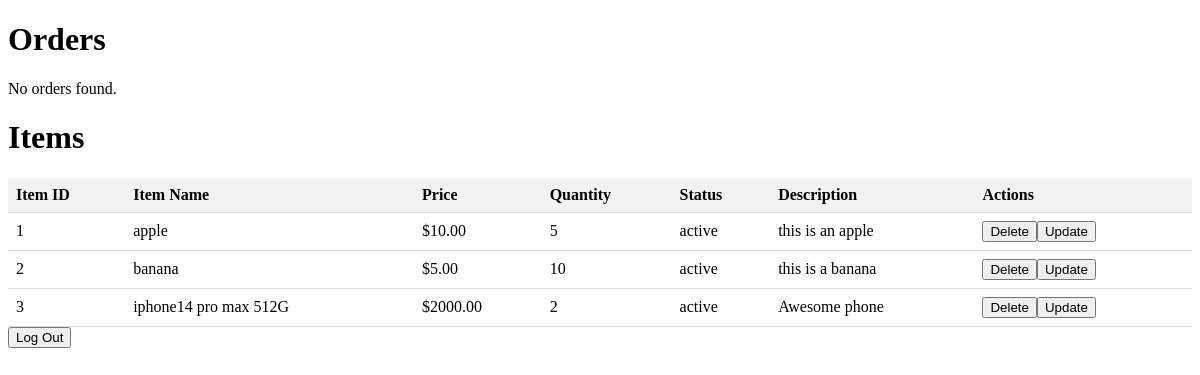
Before: /code/php/admin.php with the older database file.
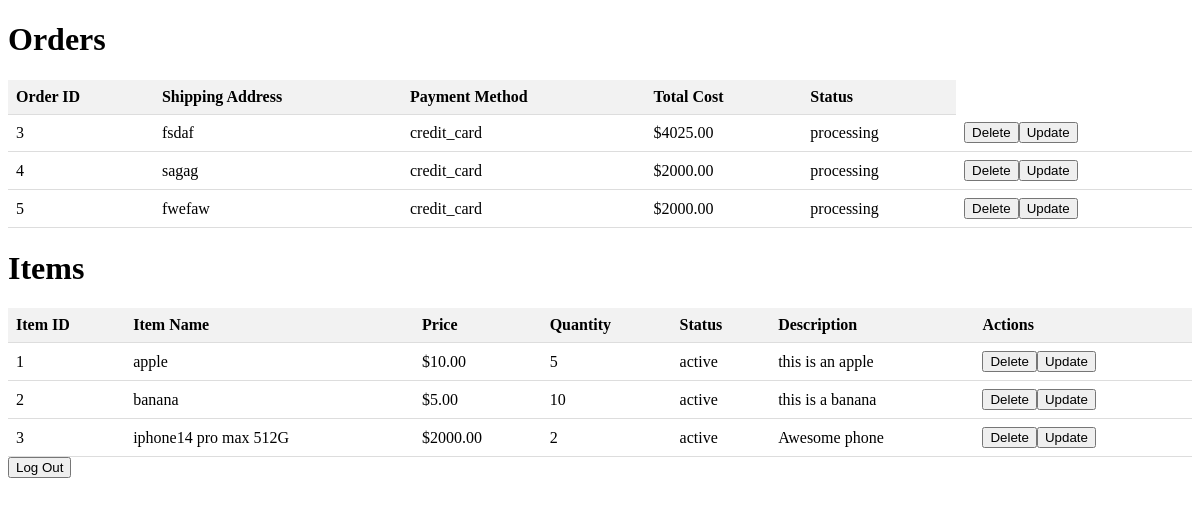
After: the same page with the newer database file.
### tables this page shows
CREATE TABLE `items` (
  `item_id` int(11) NOT NULL,
  `item_name` varchar(255) NOT NULL,
  `user_id` int(11) NOT NULL,
  `price` decimal(10,2) NOT NULL,
  `status` enum('active','inactive') NOT NULL,
  `quantity` int(11) NOT NULL,
  `description` text DEFAULT NULL,
  `item_image` longblob DEFAULT NULL,
  `created_at` timestamp NOT NULL DEFAULT current_timestamp(),
  `updated_at` timestamp NOT NULL DEFAULT current_timestamp() ON UPDATE current_timestamp()
);

CREATE TABLE `orders` (
  `order_id` int(11) NOT NULL,
  `user_id` int(11) NOT NULL,
  `status` enum('pending','processing','shipped','delivered','canceled') NOT NULL DEFAULT 'pending',
  `total_cost` decimal(10,2) NOT NULL,
  `created_at` timestamp NOT NULL DEFAULT current_timestamp(),
  `updated_at` timestamp NOT NULL DEFAULT current_timestamp() ON UPDATE current_timestamp(),
  `shipping_address` varchar(255) DEFAULT NULL,
  `payment_method` enum('credit_card','paypal','giftcard') DEFAULT NULL
);

### code/php/admin.php (the view, shortened to what this page needs)
<!DOCTYPE html>
<html lang="en">
<head>
</head>
<body>
    <h1>Orders</h1>
    <?php
        $servername = "localhost";
        $username = "root";
        $password = "";
        $dbname = "310";
        $conn = new mysqli($servername, $username, $password, $dbname);
        $sql = "SELECT order_id, shipping_address, payment_method, total_cost, status FROM orders";
        $result = $conn->query($sql);
        if ($result->num_rows > 0) {
            echo "<table>";
            echo "<tr><th>Order ID</th><th>Shipping Address</th><th>Payment Method</th><th>Total Cost</th><th>Status</th></tr>";
            while($row = $result->fetch_assoc()) {
                echo "<tr><td>" . $row["order_id"] . "</td><td>" . $row["shipping_address"] . "</td><td>" . $row["payment_method"] . "</td><td>$" . $row["total_cost"] . "</td><td>".$row['status']."</td>";
                echo "<td>";
                echo "<form action='deleteorder.php' method='post' style='display:inline;'>";
                echo "<input type='submit' value='Delete'>";
                echo "</form>";
                echo "<form action='updateorder.php' method='post' style='display:inline;'>";
                echo "<input type='submit' value='Update'>";
                echo "</form>";
                echo "</td></tr>";
            }
            echo "</table>";
        } else {
            echo "No orders found.";
        }?>
<h1>Items</h1>
        <?php
        $sql = "SELECT item_id, item_name, price, quantity,status, description FROM items";
    $result = $conn->query($sql);
    if ($result->num_rows > 0) {
        echo "<table>";
        echo "<tr><th>Item ID</th><th>Item Name</th><th>Price</th><th>Quantity</th><th>Status</th><th>Description</th><th>Actions</th></tr>";
        while($row = $result->fetch_assoc()) {
            echo "<tr><td>" . $row["item_id"] . "</td><td>" . $row["item_name"] . "</td><td>$" . $row["price"] . "</td><td>" . $row["quantity"] . "</td><td>".$row["status"]."</td><td>" . $row["description"] . "</td>";
            echo "<td>";
            echo "<form action='deleteitem.php' method='post' style='display:inline;'>";
            echo "<input type='submit' value='Delete'>";
            echo "</form>";
            echo "<form action='updateitem.php' method='post' style='display:inline;'>";
            echo "<input type='submit' value='Update'>";
            echo "</form>";
            echo "</td></tr>";
        }
        echo "</table>";
    } else {
        echo "No items found.";
    }
        echo ' <form action="logout.php" method="POST">
        <button type="submit" class="my-button">Log Out</button>
    </form>';
    ?>
</body>
</html>

### code/php/admin.php (style rules this page uses)
table { width: 100%; border-collapse: collapse; }
th, td { padding: 8px; text-align: left; border-bottom: 1px solid #ddd; }
th { background-color: #f2f2f2; }

Changed rows visible on the page:
added orders: order_id "3", shipping_address "fsdaf", payment_method "credit_card", total_cost "4025.00", status "processing"
added orders: order_id "4", shipping_address "sagag", payment_method "credit_card", total_cost "2000.00", status "processing"
added orders: order_id "5", shipping_address "fwefaw", payment_method "credit_card", total_cost "2000.00", status "processing"
Other visible differences:
text no longer shown: "No orders found."
text now shown: "Order ID Shipping Address Payment Method Total Cost Status"
